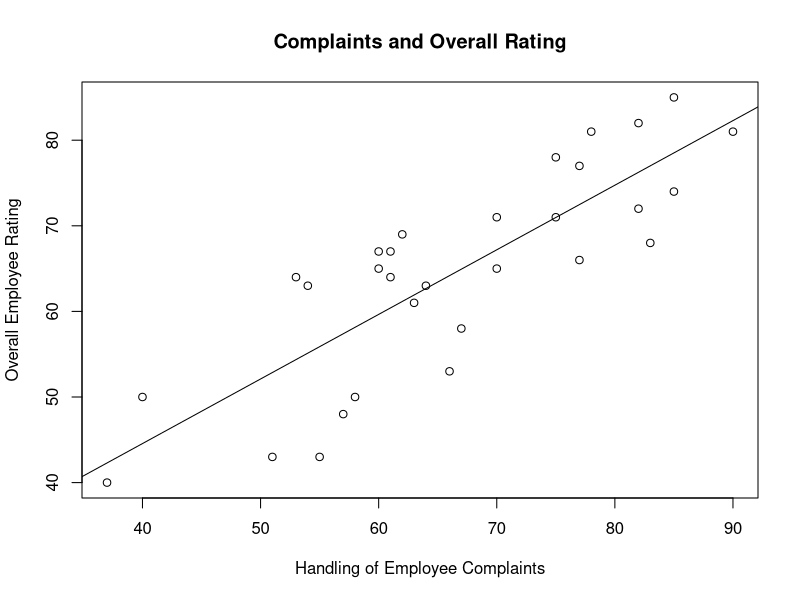

Here is the R script that generated this plot:
# PSY 200 | Correlation Practice
# Dataset: attitude (built into R)
#
# The attitude dataset contains responses from 30 departments to a survey
# about workplace attitudes and organizational practices.
# Each variable represents a numerical survey rating.
# To read more about the dataset, run: ?attitude
#
# Instructions: Run the code one section at a time. Fill in the blanks
# marked YOUR TURN and answer the questions in the comments.

# ------------------------------------------------------------
# 1. Get to know the dataset
# ------------------------------------------------------------

workplace <- attitude

head(workplace)
names(workplace)
dim(workplace)
?attitude

# Questions:
# a. How many rows are in this dataset? What does each row represent?
# b. How many variables are there?
# c. What do the variables 'rating', 'complaints', and 'raises' measure?


# ------------------------------------------------------------
# 2. Make a prediction BEFORE looking at the correlation
# ------------------------------------------------------------

# Predict the direction of the relationship between:
# complaints: how well employee complaints are handled
# rating: overall employee rating
#
# Do you predict a positive, negative, or near-zero relationship? Why?
# Prediction:
#


# ------------------------------------------------------------
# 3. Visualize the relationship
# ------------------------------------------------------------

plot(workplace$complaints,
     workplace$rating,
     xlab = "Handling of Employee Complaints",
     ylab = "Overall Employee Rating",
     main = "Complaints and Overall Rating")

# Add a line summarizing the linear relationship.
abline(lm(rating ~ complaints, data = workplace))

# Questions:
# a. Does the direction match your prediction?
# b. Is the relationship approximately linear?
# c. Do you notice any potentially unusual observations?


# ------------------------------------------------------------
# 4. Calculate covariance and correlation
# ------------------------------------------------------------

cov(workplace$complaints, workplace$rating)
cor(workplace$complaints, workplace$rating)

# Questions:
# a. What is the direction of the covariance?
# b. Report r to two decimal places.
# c. What does this correlation tell you, in words?


# ------------------------------------------------------------
# 5. Find the 95% confidence interval
# ------------------------------------------------------------

cor.test(workplace$complaints,
         workplace$rating,
         method = "pearson")

# Questions:
# a. What is the 95% confidence interval for the population correlation?
# b. Does the interval include 0?
# c. Why is an interval more informative than reporting r alone?
# Note: You do not need to interpret the p-value for this practice.


# ------------------------------------------------------------
# 6. Square the correlation
# ------------------------------------------------------------

r <- cor(workplace$complaints, workplace$rating)
r_squared <- r^2
r_squared
r_squared * 100

# Question:
# What percentage of variance is shared by these two variables?
# Reminder: Shared variance does NOT establish that one variable causes the other.


# ------------------------------------------------------------
# 7. YOUR TURN: Investigate a different pair of variables
# ------------------------------------------------------------

# Choose TWO different variables from:
# learning, raises, critical, advance
# See ?attitude for their definitions.
#
# Record your chosen pair:
# Variable 1:
# Variable 2:
# Prediction (positive, negative, or near zero):
#

# Create a plot of the association



# add a line to the plot



# calculate the covariance between the variables



# calculate the correlation between the variables



# find the 95% CI around the correlation



# square the correlation



# Questions:
# a. What did your scatterplot reveal?
# b. Report r and its 95% confidence interval.
# c. What percentage of variance is shared?
# d. Did your results match your prediction?
# e. Give one plausible reason these variables could be associated
#    without one necessarily causing the other.


# ------------------------------------------------------------
# 8. Wrap-up
# ------------------------------------------------------------

# Which pair of variables had the stronger LINEAR association?
# Explain how you decided (hint: compare the absolute values of r).
